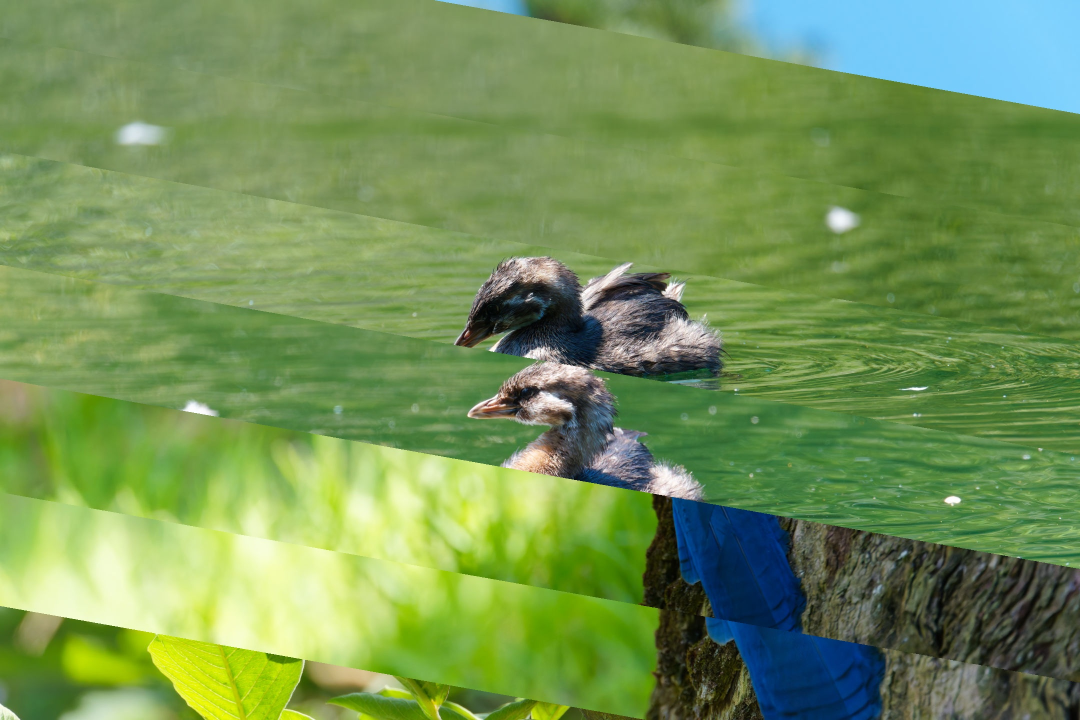
#> input picture timelapse_stripes/sample_10.jpg, 2160 x 1440 px (shown at 1/2 size)
$ python timelapse_stripes.py . --total 5
#> lines starting #> are read from the running program, lines starting #| are printed output that depends on the picture
#!/usr/bin/env python3
import argparse
import math
import os
from pathlib import Path

import numpy as np
from PIL import Image


def collect_images(dir_path: Path):
    exts = {".jpg", ".jpeg", ".png"}
    files = [p for p in dir_path.iterdir() if p.suffix.lower() in exts and p.is_file()]
    files.sort(key=lambda p: p.name.lower())
    return files


def build_selection(files, total, interval):
    if not files:
        raise ValueError("No JPG/PNG images found in the directory.")
    if total <= 0:
        raise ValueError("--total must be a positive integer.")

    step = interval if interval and interval > 0 else 1
    out = []
    n = len(files)
    idx = 0
    for _ in range(total):
        out.append(files[idx % n])
        idx += step
    return out


def open_as_rgb(path: Path, target_size):
    """Open image as RGB and resize to target_size if needed."""
    with Image.open(path) as im:
        im = im.convert("RGB")
        if im.size != target_size:
            im = im.resize(target_size, Image.BILINEAR)
        return np.array(im, dtype=np.uint8)


def save_image(canvas: np.ndarray, out_path: Path):
    out_ext = out_path.suffix.lower()
    pil_img = Image.fromarray(canvas, mode="RGB")
    try:
        if out_ext in {".jpg", ".jpeg"}:
            pil_img.save(out_path, quality=95, optimize=True)
        elif out_ext in {".png"}:
            pil_img.save(out_path, optimize=True)
        elif out_ext in {".webp"}:
            pil_img.save(out_path, quality=95, method=6)
        elif out_ext in {".bmp", ".tif", ".tiff"}:
            pil_img.save(out_path)
        else:
            # Unknown extension: try saving as-is; if that fails, fallback to PNG
            try:
                pil_img.save(out_path)
            except Exception:
                fallback = out_path.with_suffix(".png")
                pil_img.save(fallback, optimize=True)
                print(f"Unrecognized extension; saved as {fallback.name}")
                return
    except Exception as e:
        raise RuntimeError(f"Failed to save image: {e}")


def compose_axis_aligned(angle_deg, selected_paths, size_wh):
    """Fast rectangular stripes for 0, 90, 180, 270 degrees.
       90: left -> right (x increasing)
       270: right -> left (x decreasing)
       0: bottom -> top (y decreasing, since image y grows downward)
       180: top -> bottom (y increasing)
    """
    W, H = size_wh
    N = len(selected_paths)
    canvas = np.zeros((H, W, 3), dtype=np.uint8)

    # Choose orientation
    a = angle_deg % 360
    if a in (90, 270):
        per = W // N
        if per < 1:
            # Too many slices for columns; fall back to angled method outside.
            return None
        # Crop width to exact multiple to avoid leftover
        Wc = per * N
        for i, p in enumerate(selected_paths):
            img = open_as_rgb(p, (W, H))
            if a == 90:
                x0, x1 = i * per, (i + 1) * per
            else:  # 270
                x0, x1 = Wc - (i + 1) * per, Wc - i * per
            canvas[:, x0:x1, :] = img[:, x0:x1, :]
        if Wc < W:
            canvas = canvas[:, :Wc, :]
        return canvas

    elif a in (0, 180):
        per = H // N
        if per < 1:
            # Too many slices for rows; fall back to angled method outside.
            return None
        Hc = per * N
        for i, p in enumerate(selected_paths):
            img = open_as_rgb(p, (W, H))
            if a == 180:
                y0, y1 = i * per, (i + 1) * per
            else:  # 0 (bottom -> top)
                y0, y1 = Hc - (i + 1) * per, Hc - i * per
            canvas[y0:y1, :, :] = img[y0:y1, :, :]
        if Hc < H:
            canvas = canvas[:Hc, :, :]
        return canvas

    else:
        return None  # Not axis-aligned; handled by compose_angled


# [45 lines left out: function compose_angled, not called in this run]


def main():
    parser = argparse.ArgumentParser(
        description="Slice-and-stitch timelapse frames into a directional mosaic."
    )
    parser.add_argument("directory", type=str, help="Directory containing frames")
    parser.add_argument("--total", type=int, required=True,
                        help="Total number of frames to use in the mosaic")
    parser.add_argument("--interval", type=int, default=1,
                        help="Sampling interval: 0 or 1 = every file; 2 = every other; etc.")
    parser.add_argument("--angle", type=float, default=90.0,
                        help="Direction angle in degrees: "
                             "90=left->right, 270=right->left, 0=bottom->top, 180=top->bottom")
    parser.add_argument("--output", type=str, default="output.png",
                        help="Output file path (extension respected if possible)")

    args = parser.parse_args()

    dir_path = Path(args.directory)
    if not dir_path.exists() or not dir_path.is_dir():
        raise SystemExit("Provided directory does not exist or is not a directory.")

    files = collect_images(dir_path)
    selected = build_selection(files, args.total, args.interval)

    # Determine base size from first selected image
    with Image.open(selected[0]) as im0:
#> im0 is the input picture: PIL image 2160x1440 RGB; mean R, G, B 115.5, 146.7, 86.4
        im0 = im0.convert("RGB")
        size_wh = im0.size  # (W, H)
#> size_wh = (2160, 1440)
    W, H = size_wh
#> W = 2160; H = 1440

    # Try axis-aligned fast path first if appropriate
    a = args.angle % 360
    canvas = None
    if a in (0, 90, 180, 270):
        canvas = compose_axis_aligned(a, selected, size_wh)
#> in compose_axis_aligned, `canvas[:, x0:x1, :] = img[:, x0:x1, :]`:
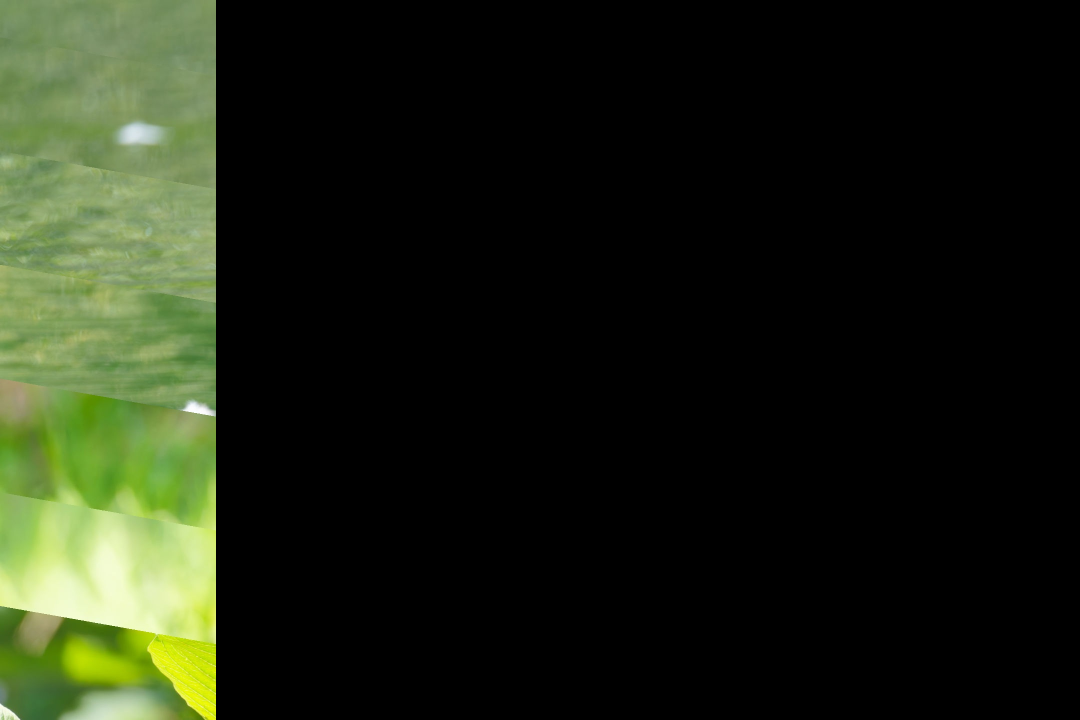
#> canvas: shape (1440, 2160, 3) (shown at 1/2 size); mean R, G, B 27.9, 33.8, 18.5
#> pass 2 of the loop in compose_axis_aligned, `for i, p in enumerate(selected_paths):`:
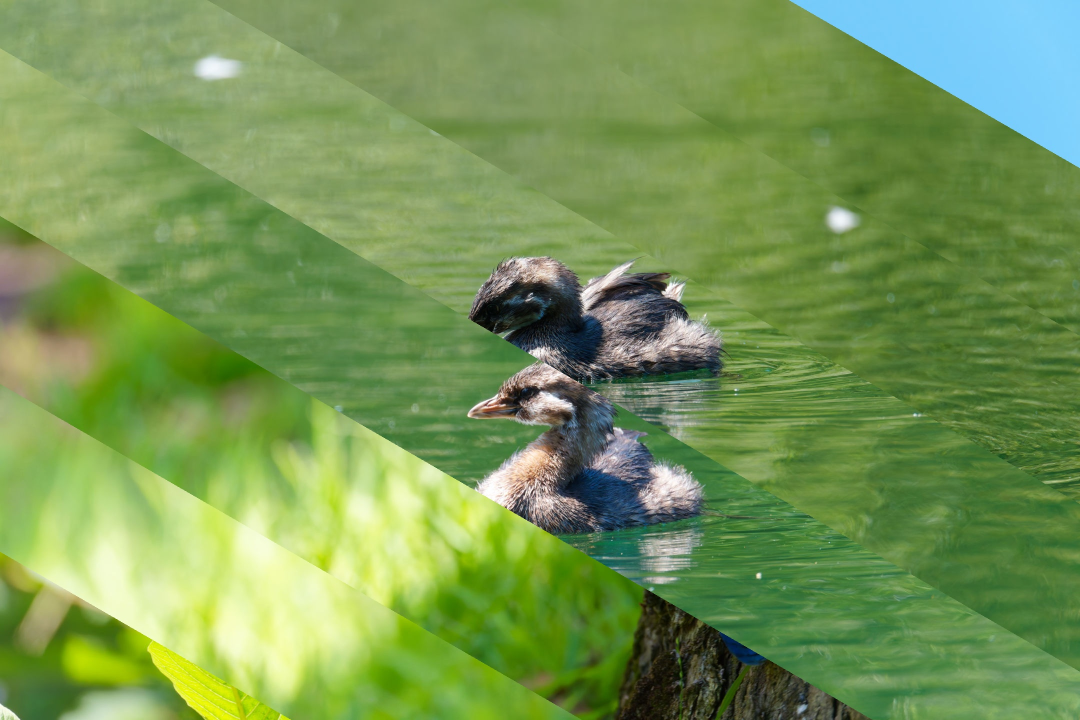
#> input picture timelapse_stripes/sample_30.jpg, 2160 x 1440 px (shown at 1/2 size)
#> in open_as_rgb, im is the input picture: PIL image 2160x1440 RGB; mean R, G, B 118.3, 150.9, 85
#> in compose_axis_aligned, `canvas[:, x0:x1, :] = img[:, x0:x1, :]`:
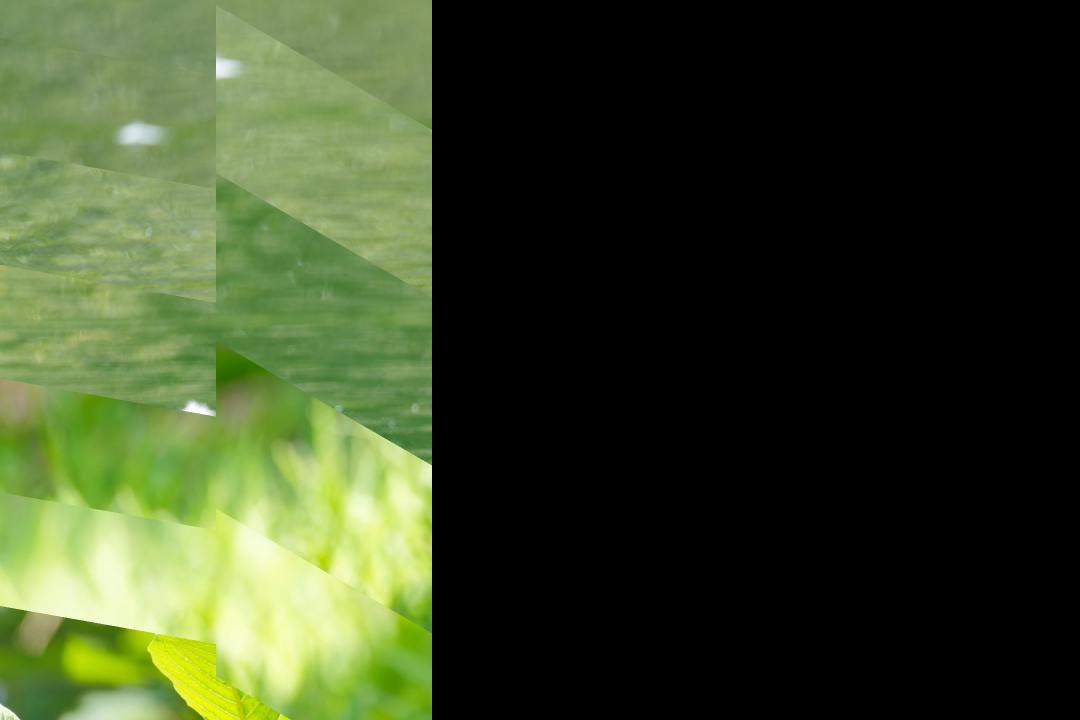
#> canvas: shape (1440, 2160, 3) (shown at 1/2 size); mean R, G, B 57.3, 69.3, 38.1
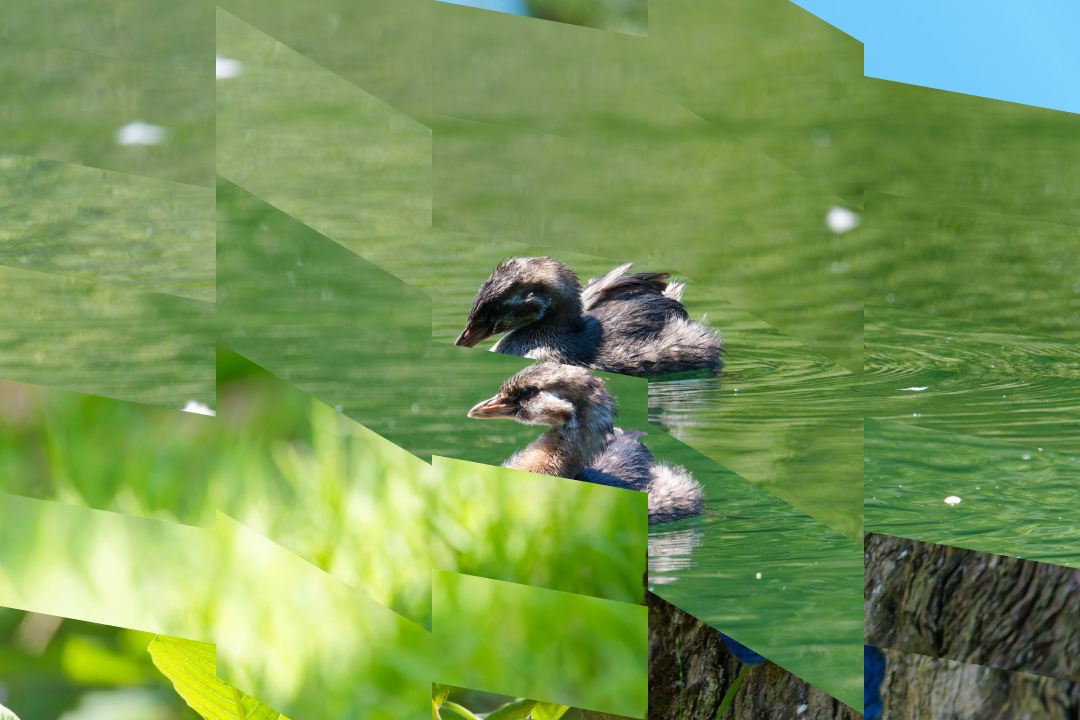
#> canvas: shape (1440, 2160, 3) (shown at 1/2 size); mean R, G, B 118.5, 149.9, 84.8

    if canvas is None:
        # General angled method (also used if too many slices for axis pixels)
        canvas = compose_angled(args.angle, selected, size_wh)

    save_image(canvas, Path(args.output))
    print(f"Saved mosaic to: {args.output}")


if __name__ == "__main__":
    main()
